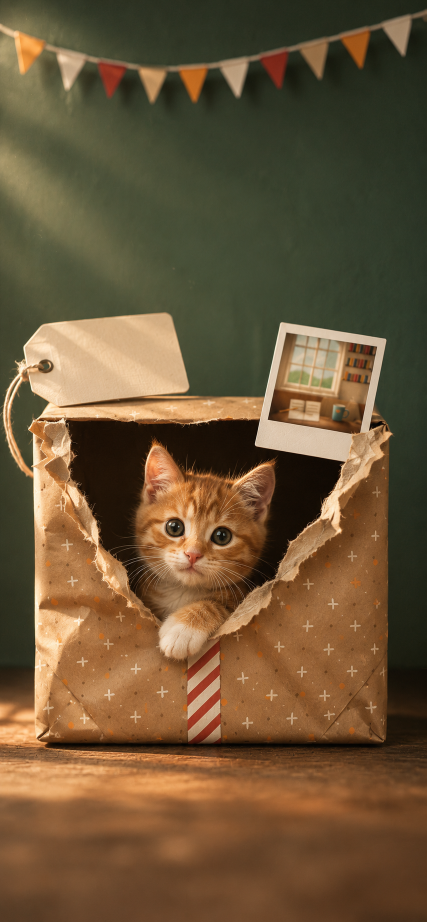
#> input picture gen/key-a1.png, 853 x 1844 px (shown at 1/2 size)
$ python cut-a1.py
#> lines starting #> are read from the running program, lines starting #| are printed output that depends on the picture
"""第一幕分层：从定调图里切出探头的小猫（头胸一层、伸出来的爪一层），从空纸包底图里取裂口遮罩。
python tools/cut-a1.py   → app/assets/scene/a1-kitten.webp / a1-paw.webp / a1-hole.png，layers/a1/*.png"""
import numpy as np, cv2
from pathlib import Path
from PIL import Image
from rembg import remove, new_session
ROOT = Path(__file__).resolve().parent.parent
SC = ROOT / 'app' / 'assets' / 'scene'; LAY = ROOT / 'layers' / 'a1'; LAY.mkdir(parents=True, exist_ok=True)
key = Image.open(ROOT / 'gen' / 'key-a1.png').convert('RGB'); W, H = key.size
#> further down, key is the input picture: PIL image 853x1844 RGB; mean R, G, B 108.2, 85.5, 55.9
#> after `W, H = key.size`: W = 853; H = 1844
BOX = (150, 840, 700, 1360)                      # 小猫所在的区域（定调图像素）
crop = key.crop(BOX)
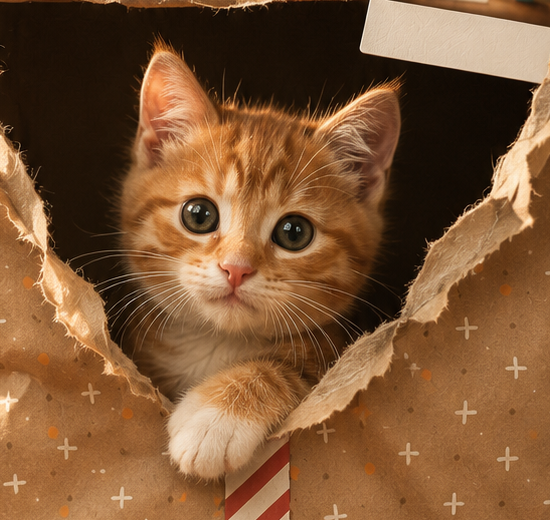
#> crop: PIL image 550x520 RGB; mean R, G, B 125, 86, 53.1
#> (the run stopped early here; a loop or call above may not have finished)

$ run again, with gen/a1-closed.png copied over gen/key-a1.png
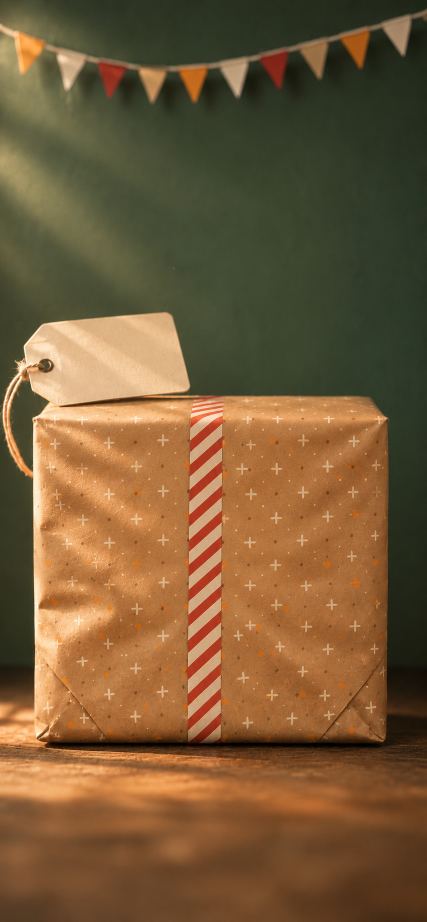
#> input picture gen/a1-closed.png, 853 x 1844 px (shown at 1/2 size)
#> key is the input picture: PIL image 853x1844 RGB; mean R, G, B 119.6, 91, 56.2
#> `crop = key.crop(BOX)`:
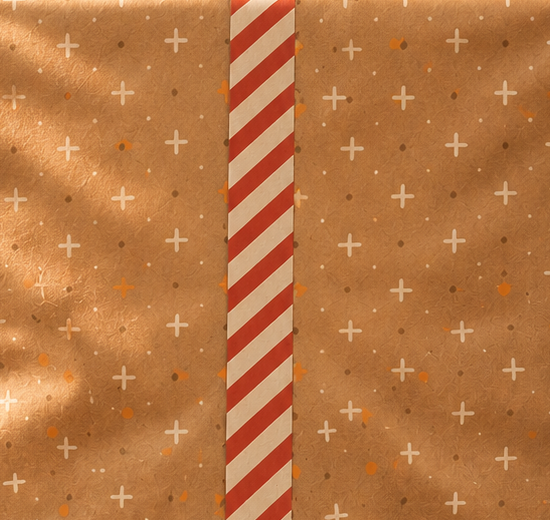
#> crop: PIL image 550x520 RGB; mean R, G, B 182.6, 117.6, 66.8
